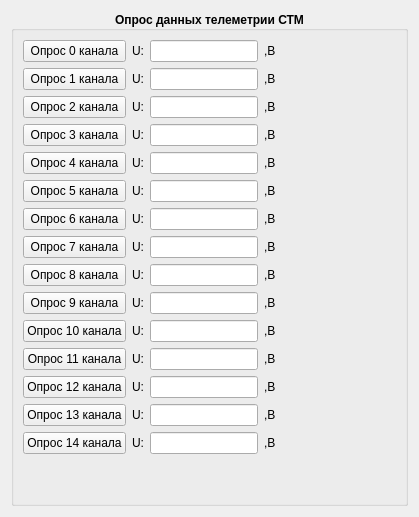
      <widget class="QWidget" name="tab_5">
       <attribute name="title">
        <string>CTM</string>
       </attribute>
       <layout class="QGridLayout" name="gridLayout_19">
        <item row="0" column="0">
         <widget class="QGroupBox" name="groupBox_5">
          <property name="font">
           <font>
            <weight>75</weight>
            <bold>true</bold>
           </font>
          </property>
          <property name="title">
           <string>Опрос данных телеметрии СТМ</string>
          </property>
          <property name="alignment">
           <set>Qt::AlignCenter</set>
          </property>
          <layout class="QGridLayout" name="gridLayout_22">
           <item row="0" column="1">
            <spacer name="horizontalSpacer_6">
             <property name="orientation">
              <enum>Qt::Horizontal</enum>
             </property>
             <property name="sizeHint" stdset="0">
              <size>
               <width>40</width>
               <height>20</height>
              </size>
             </property>
            </spacer>
           </item>
           <item row="0" column="2">
            <spacer name="horizontalSpacer_5">
             <property name="orientation">
              <enum>Qt::Horizontal</enum>
             </property>
             <property name="sizeHint" stdset="0">
              <size>
               <width>40</width>
               <height>20</height>
              </size>
             </property>
            </spacer>
           </item>
           <item row="0" column="0">
            <layout class="QGridLayout" name="gridLayout_6">
             <item row="0" column="0">
              <widget class="QPushButton" name="pushButton_ctm_ch_0">
               <property name="font">
                <font>
                 <weight>50</weight>
                 <bold>false</bold>
                </font>
               </property>
               <property name="text">
                <string>Опрос 0 канала</string>
               </property>
              </widget>
             </item>
             <item row="0" column="1">
              <widget class="QLabel" name="label_19">
               <property name="font">
                <font>
                 <weight>50</weight>
                 <bold>false</bold>
                </font>
               </property>
               <property name="text">
                <string>U:</string>
               </property>
              </widget>
             </item>
             <item row="0" column="2">
              <widget class="QLineEdit" name="lineEdit_ctm_ch_0">
               <property name="font">
                <font>
                 <weight>50</weight>
                 <bold>false</bold>
                </font>
               </property>
              </widget>
             </item>
             <item row="0" column="3">
              <widget class="QLabel" name="label_20">
               <property name="font">
                <font>
                 <weight>50</weight>
                 <bold>false</bold>
                </font>
               </property>
               <property name="text">
                <string>,B</string>
               </property>
              </widget>
             </item>
             <item row="1" column="0">
              <widget class="QPushButton" name="pushButton_ctm_ch_1">
               <property name="font">
                <font>
                 <weight>50</weight>
                 <bold>false</bold>
                </font>
               </property>
               <property name="text">
                <string>Опрос 1 канала</string>
               </property>
              </widget>
             </item>
             <item row="1" column="1">
              <widget class="QLabel" name="label_12">
               <property name="font">
                <font>
                 <weight>50</weight>
                 <bold>false</bold>
                </font>
               </property>
               <property name="text">
                <string>U:</string>
               </property>
              </widget>
             </item>
             <item row="1" column="2">
              <widget class="QLineEdit" name="lineEdit_ctm_ch_1">
               <property name="font">
                <font>
                 <weight>50</weight>
                 <bold>false</bold>
                </font>
               </property>
              </widget>
             </item>
             <item row="1" column="3">
              <widget class="QLabel" name="label_9">
               <property name="font">
                <font>
                 <weight>50</weight>
                 <bold>false</bold>
                </font>
               </property>
               <property name="text">
                <string>,B</string>
               </property>
              </widget>
             </item>
             <item row="2" column="0">
              <widget class="QPushButton" name="pushButton_ctm_ch_2">
               <property name="font">
                <font>
                 <weight>50</weight>
                 <bold>false</bold>
                </font>
               </property>
               <property name="text">
                <string>Опрос 2 канала</string>
               </property>
              </widget>
             </item>
             <item row="2" column="1">
              <widget class="QLabel" name="label_21">
               <property name="font">
                <font>
                 <weight>50</weight>
                 <bold>false</bold>
                </font>
               </property>
               <property name="text">
                <string>U:</string>
               </property>
              </widget>
             </item>
             <item row="2" column="2">
              <widget class="QLineEdit" name="lineEdit_ctm_ch_2">
               <property name="font">
                <font>
                 <weight>50</weight>
                 <bold>false</bold>
                </font>
               </property>
              </widget>
             </item>
             <item row="2" column="3">
              <widget class="QLabel" name="label_22">
               <property name="font">
                <font>
                 <weight>50</weight>
                 <bold>false</bold>
                </font>
               </property>
               <property name="text">
                <string>,B</string>
               </property>
              </widget>
             </item>
             <item row="3" column="0">
              <widget class="QPushButton" name="pushButton_ctm_ch_3">
               <property name="font">
                <font>
                 <weight>50</weight>
                 <bold>false</bold>
                </font>
               </property>
               <property name="text">
                <string>Опрос 3 канала</string>
               </property>
              </widget>
             </item>
             <item row="3" column="1">
              <widget class="QLabel" name="label_23">
               <property name="font">
                <font>
                 <weight>50</weight>
                 <bold>false</bold>
                </font>
               </property>
               <property name="text">
                <string>U:</string>
               </property>
              </widget>
             </item>
             <item row="3" column="2">
              <widget class="QLineEdit" name="lineEdit_ctm_ch_3">
               <property name="font">
                <font>
                 <weight>50</weight>
                 <bold>false</bold>
                </font>
               </property>
              </widget>
             </item>
             <item row="3" column="3">
              <widget class="QLabel" name="label_24">
               <property name="font">
                <font>
                 <weight>50</weight>
                 <bold>false</bold>
                </font>
               </property>
               <property name="text">
                <string>,B</string>
               </property>
              </widget>
             </item>
             <item row="4" column="0">
              <widget class="QPushButton" name="pushButton_ctm_ch_4">
               <property name="font">
                <font>
                 <weight>50</weight>
                 <bold>false</bold>
                </font>
               </property>
               <property name="text">
                <string>Опрос 4 канала</string>
               </property>
              </widget>
             </item>
             <item row="4" column="1">
              <widget class="QLabel" name="label_25">
               <property name="font">
                <font>
                 <weight>50</weight>
                 <bold>false</bold>
                </font>
               </property>
               <property name="text">
                <string>U:</string>
               </property>
              </widget>
             </item>
             <item row="4" column="2">
              <widget class="QLineEdit" name="lineEdit_ctm_ch_4">
               <property name="font">
                <font>
                 <weight>50</weight>
                 <bold>false</bold>
                </font>
               </property>
              </widget>
             </item>
             <item row="4" column="3">
              <widget class="QLabel" name="label_26">
               <property name="font">
                <font>
                 <weight>50</weight>
                 <bold>false</bold>
                </font>
               </property>
               <property name="text">
                <string>,B</string>
               </property>
              </widget>
             </item>
             <item row="5" column="0">
              <widget class="QPushButton" name="pushButton_ctm_ch_5">
               <property name="font">
                <font>
                 <weight>50</weight>
                 <bold>false</bold>
                </font>
               </property>
               <property name="text">
                <string>Опрос 5 канала</string>
               </property>
              </widget>
             </item>
             <item row="5" column="1">
              <widget class="QLabel" name="label_27">
               <property name="font">
                <font>
                 <weight>50</weight>
                 <bold>false</bold>
                </font>
               </property>
               <property name="text">
                <string>U:</string>
               </property>
              </widget>
             </item>
             <item row="5" column="2">
              <widget class="QLineEdit" name="lineEdit_ctm_ch_5">
               <property name="font">
                <font>
                 <weight>50</weight>
                 <bold>false</bold>
                </font>
               </property>
              </widget>
             </item>
             <item row="5" column="3">
              <widget class="QLabel" name="label_28">
               <property name="font">
                <font>
                 <weight>50</weight>
                 <bold>false</bold>
                </font>
               </property>
               <property name="text">
                <string>,B</string>
               </property>
              </widget>
             </item>
             <item row="6" column="0">
              <widget class="QPushButton" name="pushButton_ctm_ch_6">
               <property name="font">
                <font>
                 <weight>50</weight>
                 <bold>false</bold>
                </font>
               </property>
               <property name="text">
                <string>Опрос 6 канала</string>
               </property>
              </widget>
             </item>
             <item row="6" column="1">
              <widget class="QLabel" name="label_29">
               <property name="font">
                <font>
                 <weight>50</weight>
                 <bold>false</bold>
                </font>
               </property>
               <property name="text">
                <string>U:</string>
               </property>
              </widget>
             </item>
             <item row="6" column="2">
              <widget class="QLineEdit" name="lineEdit_ctm_ch_6">
               <property name="font">
                <font>
                 <weight>50</weight>
                 <bold>false</bold>
                </font>
               </property>
              </widget>
             </item>
             <item row="6" column="3">
              <widget class="QLabel" name="label_30">
               <property name="font">
                <font>
                 <weight>50</weight>
                 <bold>false</bold>
                </font>
               </property>
               <property name="text">
                <string>,B</string>
               </property>
              </widget>
             </item>
             <item row="7" column="0">
              <widget class="QPushButton" name="pushButton_ctm_ch_7">
               <property name="font">
                <font>
                 <weight>50</weight>
                 <bold>false</bold>
                </font>
               </property>
               <property name="text">
                <string>Опрос 7 канала</string>
               </property>
              </widget>
             </item>
             <item row="7" column="1">
              <widget class="QLabel" name="label_31">
               <property name="font">
                <font>
                 <weight>50</weight>
                 <bold>false</bold>
                </font>
               </property>
               <property name="text">
                <string>U:</string>
               </property>
              </widget>
             </item>
             <item row="7" column="2">
              <widget class="QLineEdit" name="lineEdit_ctm_ch_7">
               <property name="font">
                <font>
                 <weight>50</weight>
                 <bold>false</bold>
                </font>
               </property>
              </widget>
             </item>
             <item row="7" column="3">
              <widget class="QLabel" name="label_32">
               <property name="font">
                <font>
                 <weight>50</weight>
                 <bold>false</bold>
                </font>
               </property>
               <property name="text">
                <string>,B</string>
               </property>
              </widget>
             </item>
             <item row="8" column="0">
              <widget class="QPushButton" name="pushButton_ctm_ch_8">
               <property name="font">
                <font>
                 <weight>50</weight>
                 <bold>false</bold>
                </font>
               </property>
               <property name="text">
                <string>Опрос 8 канала</string>
               </property>
              </widget>
             </item>
             <item row="8" column="1">
              <widget class="QLabel" name="label_33">
               <property name="font">
                <font>
                 <weight>50</weight>
                 <bold>false</bold>
                </font>
               </property>
               <property name="text">
                <string>U:</string>
               </property>
              </widget>
             </item>
             <item row="8" column="2">
              <widget class="QLineEdit" name="lineEdit_ctm_ch_8">
               <property name="font">
                <font>
                 <weight>50</weight>
                 <bold>false</bold>
                </font>
               </property>
              </widget>
             </item>
             <item row="8" column="3">
              <widget class="QLabel" name="label_34">
               <property name="font">
                <font>
                 <weight>50</weight>
                 <bold>false</bold>
                </font>
               </property>
               <property name="text">
                <string>,B</string>
               </property>
              </widget>
             </item>
             <item row="9" column="0">
              <widget class="QPushButton" name="pushButton_ctm_ch_9">
               <property name="font">
                <font>
                 <weight>50</weight>
                 <bold>false</bold>
                </font>
               </property>
               <property name="text">
                <string>Опрос 9 канала</string>
               </property>
              </widget>
             </item>
             <item row="9" column="1">
              <widget class="QLabel" name="label_35">
               <property name="font">
                <font>
                 <weight>50</weight>
                 <bold>false</bold>
                </font>
               </property>
               <property name="text">
                <string>U:</string>
               </property>
              </widget>
             </item>
             <item row="9" column="2">
              <widget class="QLineEdit" name="lineEdit_ctm_ch_9">
               <property name="font">
                <font>
                 <weight>50</weight>
                 <bold>false</bold>
                </font>
               </property>
              </widget>
             </item>
             <item row="9" column="3">
              <widget class="QLabel" name="label_36">
               <property name="font">
                <font>
                 <weight>50</weight>
                 <bold>false</bold>
                </font>
               </property>
               <property name="text">
                <string>,B</string>
               </property>
              </widget>
             </item>
             <item row="10" column="0">
              <widget class="QPushButton" name="pushButton_ctm_ch_10">
               <property name="font">
                <font>
                 <weight>50</weight>
                 <bold>false</bold>
                </font>
               </property>
               <property name="text">
                <string>Опрос 10 канала</string>
               </property>
              </widget>
             </item>
             <item row="10" column="1">
              <widget class="QLabel" name="label_42">
               <property name="font">
                <font>
                 <weight>50</weight>
                 <bold>false</bold>
                </font>
               </property>
               <property name="text">
                <string>U:</string>
               </property>
              </widget>
             </item>
             <item row="10" column="2">
              <widget class="QLineEdit" name="lineEdit_ctm_ch_10">
               <property name="font">
                <font>
                 <weight>50</weight>
                 <bold>false</bold>
                </font>
               </property>
              </widget>
             </item>
             <item row="10" column="3">
              <widget class="QLabel" name="label_43">
               <property name="font">
                <font>
                 <weight>50</weight>
                 <bold>false</bold>
                </font>
               </property>
               <property name="text">
                <string>,B</string>
               </property>
              </widget>
             </item>
             <item row="11" column="0">
              <widget class="QPushButton" name="pushButton_ctm_ch_11">
               <property name="font">
                <font>
                 <weight>50</weight>
                 <bold>false</bold>
                </font>
               </property>
               <property name="text">
                <string>Опрос 11 канала</string>
               </property>
              </widget>
             </item>
             <item row="11" column="1">
              <widget class="QLabel" name="label_44">
               <property name="font">
                <font>
                 <weight>50</weight>
                 <bold>false</bold>
                </font>
               </property>
               <property name="text">
                <string>U:</string>
               </property>
              </widget>
             </item>
             <item row="11" column="2">
              <widget class="QLineEdit" name="lineEdit_ctm_ch_11">
               <property name="font">
                <font>
                 <weight>50</weight>
                 <bold>false</bold>
                </font>
               </property>
              </widget>
             </item>
             <item row="11" column="3">
              <widget class="QLabel" name="label_45">
               <property name="font">
                <font>
                 <weight>50</weight>
                 <bold>false</bold>
                </font>
               </property>
               <property name="text">
                <string>,B</string>
               </property>
              </widget>
             </item>
             <item row="12" column="0">
              <widget class="QPushButton" name="pushButton_ctm_ch_12">
               <property name="font">
                <font>
                 <weight>50</weight>
                 <bold>false</bold>
                </font>
               </property>
               <property name="text">
                <string>Опрос 12 канала</string>
               </property>
              </widget>
             </item>
             <item row="12" column="1">
              <widget class="QLabel" name="label_46">
               <property name="font">
                <font>
                 <weight>50</weight>
                 <bold>false</bold>
                </font>
               </property>
               <property name="text">
                <string>U:</string>
               </property>
              </widget>
             </item>
             <item row="12" column="2">
              <widget class="QLineEdit" name="lineEdit_ctm_ch_12">
               <property name="font">
                <font>
                 <weight>50</weight>
                 <bold>false</bold>
                </font>
               </property>
              </widget>
             </item>
             <item row="12" column="3">
              <widget class="QLabel" name="label_47">
               <property name="font">
                <font>
                 <weight>50</weight>
                 <bold>false</bold>
                </font>
               </property>
               <property name="text">
                <string>,B</string>
               </property>
              </widget>
             </item>
             <item row="13" column="0">
              <widget class="QPushButton" name="pushButton_ctm_ch_13">
               <property name="font">
                <font>
                 <weight>50</weight>
                 <bold>false</bold>
                </font>
               </property>
               <property name="text">
                <string>Опрос 13 канала</string>
               </property>
              </widget>
             </item>
             <item row="13" column="1">
              <widget class="QLabel" name="label_48">
               <property name="font">
                <font>
                 <weight>50</weight>
                 <bold>false</bold>
                </font>
               </property>
               <property name="text">
                <string>U:</string>
               </property>
              </widget>
             </item>
             <item row="13" column="2">
              <widget class="QLineEdit" name="lineEdit_ctm_ch_13">
               <property name="font">
                <font>
                 <weight>50</weight>
                 <bold>false</bold>
                </font>
               </property>
              </widget>
             </item>
             <item row="13" column="3">
              <widget class="QLabel" name="label_49">
               <property name="font">
                <font>
                 <weight>50</weight>
                 <bold>false</bold>
                </font>
               </property>
               <property name="text">
                <string>,B</string>
               </property>
              </widget>
             </item>
             <item row="14" column="0">
              <widget class="QPushButton" name="pushButton_ctm_ch_14">
               <property name="font">
                <font>
                 <weight>50</weight>
                 <bold>false</bold>
                </font>
               </property>
               <property name="text">
                <string>Опрос 14 канала</string>
               </property>
              </widget>
             </item>
             <item row="14" column="1">
              <widget class="QLabel" name="label_50">
               <property name="font">
                <font>
                 <weight>50</weight>
                 <bold>false</bold>
                </font>
               </property>
               <property name="text">
                <string>U:</string>
               </property>
              </widget>
             </item>
             <item row="14" column="2">
              <widget class="QLineEdit" name="lineEdit_ctm_ch_14">
               <property name="font">
                <font>
                 <weight>50</weight>
                 <bold>false</bold>
                </font>
               </property>
              </widget>
             </item>
             <item row="14" column="3">
              <widget class="QLabel" name="label_51">
               <property name="font">
                <font>
                 <weight>50</weight>
                 <bold>false</bold>
                </font>
               </property>
               <property name="text">
                <string>,B</string>
               </property>
              </widget>
             </item>
             <item row="5" column="4">
              <spacer name="horizontalSpacer_4">
               <property name="orientation">
                <enum>Qt::Horizontal</enum>
               </property>
               <property name="sizeHint" stdset="0">
                <size>
                 <width>40</width>
                 <height>20</height>
                </size>
               </property>
              </spacer>
             </item>
            </layout>
           </item>
           <item row="1" column="0">
            <spacer name="verticalSpacer_5">
             <property name="orientation">
              <enum>Qt::Vertical</enum>
             </property>
             <property name="sizeHint" stdset="0">
              <size>
               <width>20</width>
               <height>40</height>
              </size>
             </property>
            </spacer>
           </item>
          </layout>
         </widget>
        </item>
       </layout>
      </widget>
